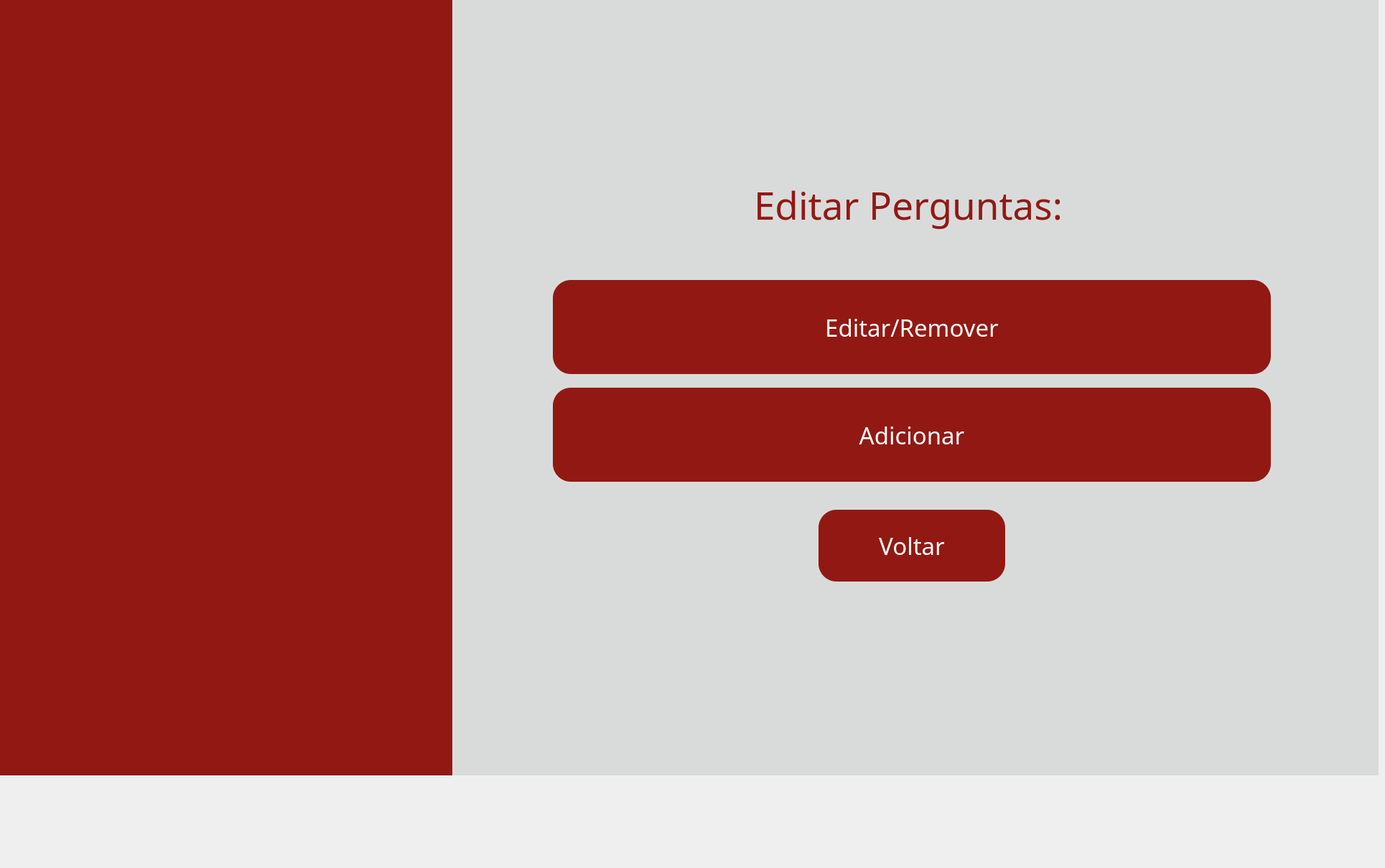
    <widget class="QWidget" name="pg_editarperguntas">
     <widget class="QWidget" name="fundo_editarperguntas" native="true">
      <property name="geometry">
       <rect>
        <x>0</x>
        <y>0</y>
        <width>1920</width>
        <height>1080</height>
       </rect>
      </property>
      <property name="styleSheet">
       <string notr="true">background-color: #d9dbdb</string>
      </property>
      <widget class="QWidget" name="barra_editarperguntas" native="true">
       <property name="geometry">
        <rect>
         <x>0</x>
         <y>0</y>
         <width>630</width>
         <height>1080</height>
        </rect>
       </property>
       <property name="styleSheet">
        <string notr="true">background-color: #921913;</string>
       </property>
      </widget>
      <widget class="QLabel" name="lbl_titulo_editarperguntas">
       <property name="geometry">
        <rect>
         <x>1050</x>
         <y>250</y>
         <width>451</width>
         <height>71</height>
        </rect>
       </property>
       <property name="font">
        <font>
         <family>Arbutus Slab</family>
         <pointsize>40</pointsize>
        </font>
       </property>
       <property name="styleSheet">
        <string notr="true">color: #921913;</string>
       </property>
       <property name="text">
        <string>Editar Perguntas:</string>
       </property>
      </widget>
      <widget class="QPushButton" name="btn_voltarareaprof">
       <property name="geometry">
        <rect>
         <x>1140</x>
         <y>710</y>
         <width>260</width>
         <height>100</height>
        </rect>
       </property>
       <property name="font">
        <font>
         <family>Arbutus Slab</family>
         <pointsize>25</pointsize>
        </font>
       </property>
       <property name="styleSheet">
        <string notr="true">QPushButton{
    background-color: #921913;
    border: none;
    border-radius: 25px;
    color: white;
}

QPushButton:hover{
    background-color: #7a1410;
}

QPushButton:pressed{
    background-color: #5a0f0c;
}</string>
       </property>
       <property name="text">
        <string>Voltar</string>
       </property>
      </widget>
      <widget class="QPushButton" name="btn_adicionarpergunta">
       <property name="geometry">
        <rect>
         <x>770</x>
         <y>540</y>
         <width>1000</width>
         <height>131</height>
        </rect>
       </property>
       <property name="font">
        <font>
         <family>Arbutus Slab</family>
         <pointsize>25</pointsize>
        </font>
       </property>
       <property name="styleSheet">
        <string notr="true">QPushButton{
    background-color: #921913;
    border: none;
    border-radius: 25px;
    color: white;
}

QPushButton:hover{
    background-color: #7a1410;
}

QPushButton:pressed{
    background-color: #5a0f0c;
}</string>
       </property>
       <property name="text">
        <string>Adicionar</string>
       </property>
      </widget>
      <widget class="QPushButton" name="btn_editarpergunta">
       <property name="geometry">
        <rect>
         <x>770</x>
         <y>390</y>
         <width>1000</width>
         <height>131</height>
        </rect>
       </property>
       <property name="font">
        <font>
         <family>Arbutus Slab</family>
         <pointsize>25</pointsize>
        </font>
       </property>
       <property name="styleSheet">
        <string notr="true">QPushButton{
    background-color: #921913;
    border: none;
    border-radius: 25px;
    color: white;
}

QPushButton:hover{
    background-color: #7a1410;
}

QPushButton:pressed{
    background-color: #5a0f0c;
}</string>
       </property>
       <property name="text">
        <string>Editar/Remover</string>
       </property>
      </widget>
      <widget class="QLabel" name="lbl_logo_cps_editarperguntas">
       <property name="geometry">
        <rect>
         <x>1550</x>
         <y>940</y>
         <width>111</width>
         <height>71</height>
        </rect>
       </property>
       <property name="text">
        <string/>
       </property>
       <property name="pixmap">
        <pixmap>../images/logocps.png</pixmap>
       </property>
       <property name="scaledContents">
        <bool>true</bool>
       </property>
      </widget>
      <widget class="QLabel" name="lbl_logo_etec_editarperguntas">
       <property name="geometry">
        <rect>
         <x>1690</x>
         <y>950</y>
         <width>151</width>
         <height>91</height>
        </rect>
       </property>
       <property name="text">
        <string/>
       </property>
       <property name="pixmap">
        <pixmap>../images/logoetec.png</pixmap>
       </property>
       <property name="scaledContents">
        <bool>true</bool>
       </property>
      </widget>
     </widget>
     <widget class="QLabel" name="img_fundo_editarperguntas">
      <property name="geometry">
       <rect>
        <x>-60</x>
        <y>-70</y>
        <width>721</width>
        <height>1200</height>
       </rect>
      </property>
      <property name="text">
       <string/>
      </property>
      <property name="pixmap">
       <pixmap>../images/fundoetec.png</pixmap>
      </property>
      <property name="scaledContents">
       <bool>true</bool>
      </property>
     </widget>
    </widget>
